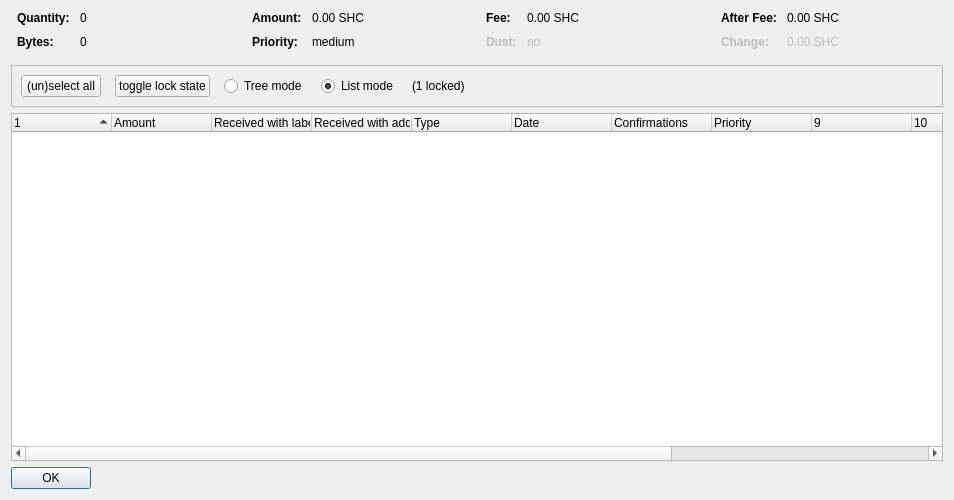
<?xml version="1.0" encoding="UTF-8"?>
<ui version="4.0">
 <class>CoinControlDialog</class>
 <widget class="QDialog" name="CoinControlDialog">
  <property name="geometry">
   <rect>
    <x>0</x>
    <y>0</y>
    <width>954</width>
    <height>500</height>
   </rect>
  </property>
  <property name="windowTitle">
   <string>Coin Selection</string>
  </property>
  <layout class="QVBoxLayout" name="verticalLayout">
   <item>
    <layout class="QHBoxLayout" name="horizontalLayoutTop" stretch="0,0,0,0">
     <property name="topMargin">
      <number>0</number>
     </property>
     <property name="bottomMargin">
      <number>10</number>
     </property>
     <item>
      <layout class="QFormLayout" name="formLayoutCoinControl1">
       <property name="horizontalSpacing">
        <number>10</number>
       </property>
       <property name="verticalSpacing">
        <number>10</number>
       </property>
       <property name="leftMargin">
        <number>6</number>
       </property>
       <property name="rightMargin">
        <number>6</number>
       </property>
       <item row="0" column="0">
        <widget class="QLabel" name="labelCoinControlQuantityText">
         <property name="font">
          <font>
           <weight>75</weight>
           <bold>true</bold>
          </font>
         </property>
         <property name="text">
          <string>Quantity:</string>
         </property>
        </widget>
       </item>
       <item row="0" column="1">
        <widget class="QLabel" name="labelCoinControlQuantity">
         <property name="cursor">
          <cursorShape>IBeamCursor</cursorShape>
         </property>
         <property name="contextMenuPolicy">
          <enum>Qt::ActionsContextMenu</enum>
         </property>
         <property name="text">
          <string notr="true">0</string>
         </property>
         <property name="textInteractionFlags">
          <set>Qt::LinksAccessibleByMouse|Qt::TextSelectableByKeyboard|Qt::TextSelectableByMouse</set>
         </property>
        </widget>
       </item>
       <item row="1" column="0">
        <widget class="QLabel" name="labelCoinControlBytesText">
         <property name="font">
          <font>
           <weight>75</weight>
           <bold>true</bold>
          </font>
         </property>
         <property name="text">
          <string>Bytes:</string>
         </property>
        </widget>
       </item>
       <item row="1" column="1">
        <widget class="QLabel" name="labelCoinControlBytes">
         <property name="cursor">
          <cursorShape>IBeamCursor</cursorShape>
         </property>
         <property name="contextMenuPolicy">
          <enum>Qt::ActionsContextMenu</enum>
         </property>
         <property name="text">
          <string notr="true">0</string>
         </property>
         <property name="textInteractionFlags">
          <set>Qt::LinksAccessibleByMouse|Qt::TextSelectableByKeyboard|Qt::TextSelectableByMouse</set>
         </property>
        </widget>
       </item>
      </layout>
     </item>
     <item>
      <layout class="QFormLayout" name="formLayoutCoinControl2">
       <property name="horizontalSpacing">
        <number>10</number>
       </property>
       <property name="verticalSpacing">
        <number>10</number>
       </property>
       <property name="leftMargin">
        <number>6</number>
       </property>
       <property name="rightMargin">
        <number>6</number>
       </property>
       <item row="0" column="0">
        <widget class="QLabel" name="labelCoinControlAmountText">
         <property name="font">
          <font>
           <weight>75</weight>
           <bold>true</bold>
          </font>
         </property>
         <property name="text">
          <string>Amount:</string>
         </property>
        </widget>
       </item>
       <item row="0" column="1">
        <widget class="QLabel" name="labelCoinControlAmount">
         <property name="cursor">
          <cursorShape>IBeamCursor</cursorShape>
         </property>
         <property name="contextMenuPolicy">
          <enum>Qt::ActionsContextMenu</enum>
         </property>
         <property name="text">
          <string notr="true">0.00 SHC</string>
         </property>
         <property name="textInteractionFlags">
          <set>Qt::LinksAccessibleByMouse|Qt::TextSelectableByKeyboard|Qt::TextSelectableByMouse</set>
         </property>
        </widget>
       </item>
       <item row="1" column="0">
        <widget class="QLabel" name="labelCoinControlPriorityText">
         <property name="font">
          <font>
           <weight>75</weight>
           <bold>true</bold>
          </font>
         </property>
         <property name="text">
          <string>Priority:</string>
         </property>
        </widget>
       </item>
       <item row="1" column="1">
        <widget class="QLabel" name="labelCoinControlPriority">
         <property name="cursor">
          <cursorShape>IBeamCursor</cursorShape>
         </property>
         <property name="contextMenuPolicy">
          <enum>Qt::ActionsContextMenu</enum>
         </property>
         <property name="text">
          <string>medium</string>
         </property>
         <property name="textInteractionFlags">
          <set>Qt::LinksAccessibleByMouse|Qt::TextSelectableByKeyboard|Qt::TextSelectableByMouse</set>
         </property>
        </widget>
       </item>
      </layout>
     </item>
     <item>
      <layout class="QFormLayout" name="formLayoutCoinControl3">
       <property name="horizontalSpacing">
        <number>10</number>
       </property>
       <property name="verticalSpacing">
        <number>10</number>
       </property>
       <property name="leftMargin">
        <number>6</number>
       </property>
       <property name="rightMargin">
        <number>6</number>
       </property>
       <item row="0" column="0">
        <widget class="QLabel" name="labelCoinControlFeeText">
         <property name="font">
          <font>
           <weight>75</weight>
           <bold>true</bold>
          </font>
         </property>
         <property name="text">
          <string>Fee:</string>
         </property>
        </widget>
       </item>
       <item row="0" column="1">
        <widget class="QLabel" name="labelCoinControlFee">
         <property name="cursor">
          <cursorShape>IBeamCursor</cursorShape>
         </property>
         <property name="contextMenuPolicy">
          <enum>Qt::ActionsContextMenu</enum>
         </property>
         <property name="text">
          <string notr="true">0.00 SHC</string>
         </property>
         <property name="textInteractionFlags">
          <set>Qt::LinksAccessibleByMouse|Qt::TextSelectableByKeyboard|Qt::TextSelectableByMouse</set>
         </property>
        </widget>
       </item>
       <item row="1" column="0">
        <widget class="QLabel" name="labelCoinControlLowOutputText">
         <property name="enabled">
          <bool>false</bool>
         </property>
         <property name="font">
          <font>
           <weight>75</weight>
           <bold>true</bold>
          </font>
         </property>
         <property name="text">
          <string>Dust:</string>
         </property>
        </widget>
       </item>
       <item row="1" column="1">
        <widget class="QLabel" name="labelCoinControlLowOutput">
         <property name="enabled">
          <bool>false</bool>
         </property>
         <property name="cursor">
          <cursorShape>IBeamCursor</cursorShape>
         </property>
         <property name="contextMenuPolicy">
          <enum>Qt::ActionsContextMenu</enum>
         </property>
         <property name="text">
          <string>no</string>
         </property>
         <property name="textInteractionFlags">
          <set>Qt::LinksAccessibleByMouse|Qt::TextSelectableByKeyboard|Qt::TextSelectableByMouse</set>
         </property>
        </widget>
       </item>
      </layout>
     </item>
     <item>
      <layout class="QFormLayout" name="formLayoutCoinControl4">
       <property name="horizontalSpacing">
        <number>10</number>
       </property>
       <property name="verticalSpacing">
        <number>10</number>
       </property>
       <property name="leftMargin">
        <number>6</number>
       </property>
       <property name="rightMargin">
        <number>6</number>
       </property>
       <item row="0" column="0">
        <widget class="QLabel" name="labelCoinControlAfterFeeText">
         <property name="font">
          <font>
           <weight>75</weight>
           <bold>true</bold>
          </font>
         </property>
         <property name="text">
          <string>After Fee:</string>
         </property>
        </widget>
       </item>
       <item row="0" column="1">
        <widget class="QLabel" name="labelCoinControlAfterFee">
         <property name="cursor">
          <cursorShape>IBeamCursor</cursorShape>
         </property>
         <property name="contextMenuPolicy">
          <enum>Qt::ActionsContextMenu</enum>
         </property>
         <property name="text">
          <string notr="true">0.00 SHC</string>
         </property>
         <property name="textInteractionFlags">
          <set>Qt::LinksAccessibleByMouse|Qt::TextSelectableByKeyboard|Qt::TextSelectableByMouse</set>
         </property>
        </widget>
       </item>
       <item row="1" column="0">
        <widget class="QLabel" name="labelCoinControlChangeText">
         <property name="enabled">
          <bool>false</bool>
         </property>
         <property name="font">
          <font>
           <weight>75</weight>
           <bold>true</bold>
          </font>
         </property>
         <property name="text">
          <string>Change:</string>
         </property>
        </widget>
       </item>
       <item row="1" column="1">
        <widget class="QLabel" name="labelCoinControlChange">
         <property name="enabled">
          <bool>false</bool>
         </property>
         <property name="cursor">
          <cursorShape>IBeamCursor</cursorShape>
         </property>
         <property name="contextMenuPolicy">
          <enum>Qt::ActionsContextMenu</enum>
         </property>
         <property name="text">
          <string notr="true">0.00 SHC</string>
         </property>
         <property name="textInteractionFlags">
          <set>Qt::LinksAccessibleByMouse|Qt::TextSelectableByKeyboard|Qt::TextSelectableByMouse</set>
         </property>
        </widget>
       </item>
      </layout>
     </item>
    </layout>
   </item>
   <item>
    <widget class="QFrame" name="frame">
     <property name="minimumSize">
      <size>
       <width>0</width>
       <height>40</height>
      </size>
     </property>
     <property name="frameShape">
      <enum>QFrame::StyledPanel</enum>
     </property>
     <property name="frameShadow">
      <enum>QFrame::Sunken</enum>
     </property>
     <layout class="QHBoxLayout" name="horizontalLayout">
      <item>
       <layout class="QHBoxLayout" name="horizontalLayoutPanel" stretch="0,0,0,0,0,0">
        <property name="spacing">
         <number>14</number>
        </property>
        <item>
         <widget class="QPushButton" name="pushButtonSelectAll">
          <property name="sizePolicy">
           <sizepolicy hsizetype="Maximum" vsizetype="Fixed">
            <horstretch>0</horstretch>
            <verstretch>0</verstretch>
           </sizepolicy>
          </property>
          <property name="text">
           <string>(un)select all</string>
          </property>
          <property name="autoDefault">
           <bool>false</bool>
          </property>
         </widget>
        </item>
        <item>
         <widget class="QPushButton" name="pushButtonToggleLock">
          <property name="sizePolicy">
           <sizepolicy hsizetype="Maximum" vsizetype="Fixed">
            <horstretch>0</horstretch>
            <verstretch>0</verstretch>
           </sizepolicy>
          </property>
          <property name="text">
           <string>toggle lock state</string>
          </property>
          <property name="autoDefault">
           <bool>false</bool>
          </property>
         </widget>
        </item>
        <item>
         <widget class="QRadioButton" name="radioTreeMode">
          <property name="sizePolicy">
           <sizepolicy hsizetype="Maximum" vsizetype="Fixed">
            <horstretch>0</horstretch>
            <verstretch>0</verstretch>
           </sizepolicy>
          </property>
          <property name="text">
           <string>Tree mode</string>
          </property>
         </widget>
        </item>
        <item>
         <widget class="QRadioButton" name="radioListMode">
          <property name="sizePolicy">
           <sizepolicy hsizetype="Maximum" vsizetype="Fixed">
            <horstretch>0</horstretch>
            <verstretch>0</verstretch>
           </sizepolicy>
          </property>
          <property name="text">
           <string>List mode</string>
          </property>
          <property name="checked">
           <bool>true</bool>
          </property>
         </widget>
        </item>
        <item>
         <widget class="QLabel" name="labelLocked">
          <property name="text">
           <string>(1 locked)</string>
          </property>
         </widget>
        </item>
        <item>
         <spacer name="horizontalSpacer">
          <property name="orientation">
           <enum>Qt::Horizontal</enum>
          </property>
          <property name="sizeHint" stdset="0">
           <size>
            <width>40</width>
            <height>20</height>
           </size>
          </property>
         </spacer>
        </item>
       </layout>
      </item>
     </layout>
    </widget>
   </item>
   <item>
    <widget class="CoinControlTreeWidget" name="treeWidget">
     <property name="contextMenuPolicy">
      <enum>Qt::CustomContextMenu</enum>
     </property>
     <property name="sortingEnabled">
      <bool>false</bool>
     </property>
     <property name="columnCount">
      <number>13</number>
     </property>
     <attribute name="headerShowSortIndicator" stdset="0">
      <bool>true</bool>
     </attribute>
     <attribute name="headerStretchLastSection">
      <bool>false</bool>
     </attribute>
     <column>
      <property name="text">
       <string/>
      </property>
     </column>
     <column>
      <property name="text">
       <string>Amount</string>
      </property>
     </column>
     <column>
      <property name="text">
       <string>Received with label</string>
      </property>
     </column>
     <column>
      <property name="text">
       <string>Received with address</string>
      </property>
     </column>
     <column>
      <property name="text">
       <string>Type</string>
      </property>
     </column>
     <column>
      <property name="text">
       <string>Date</string>
      </property>
     </column>
     <column>
      <property name="text">
       <string>Confirmations</string>
      </property>
      <property name="toolTip">
       <string>Confirmed</string>
      </property>
     </column>
     <column>
      <property name="text">
       <string>Priority</string>
      </property>
     </column>
     <column>
      <property name="text">
       <string/>
      </property>
     </column>
     <column>
      <property name="text">
       <string/>
      </property>
     </column>
     <column>
      <property name="text">
       <string/>
      </property>
     </column>
     <column>
      <property name="text">
       <string/>
      </property>
     </column>
     <column>
      <property name="text">
       <string/>
      </property>
     </column>
    </widget>
   </item>
   <item>
    <widget class="QDialogButtonBox" name="buttonBox">
     <property name="sizePolicy">
      <sizepolicy hsizetype="Maximum" vsizetype="Fixed">
       <horstretch>0</horstretch>
       <verstretch>0</verstretch>
      </sizepolicy>
     </property>
     <property name="orientation">
      <enum>Qt::Horizontal</enum>
     </property>
     <property name="standardButtons">
      <set>QDialogButtonBox::Ok</set>
     </property>
    </widget>
   </item>
  </layout>
 </widget>
 <customwidgets>
  <customwidget>
   <class>CoinControlTreeWidget</class>
   <extends>QTreeWidget</extends>
   <header>coincontroltreewidget.h</header>
  </customwidget>
 </customwidgets>
 <resources/>
 <connections/>
</ui>
